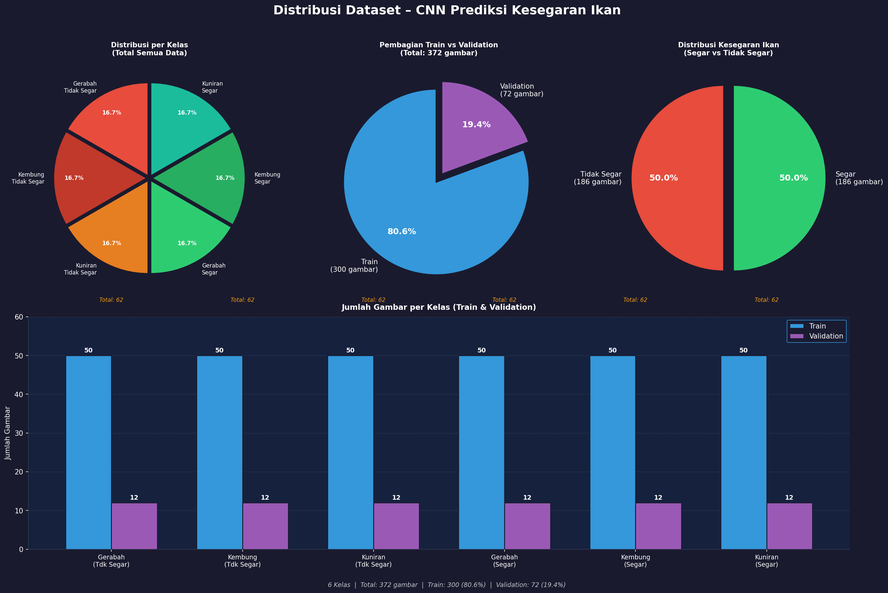
#> input picture dataset_distribution.png, 888 x 593 px, shrunk from 2665 x 1780 before the run
$ python combine_images.py
#> lines starting #> are read from the running program, lines starting #| are printed output that depends on the picture
import os
import matplotlib.pyplot as plt
import matplotlib.image as mpimg

# List gambar beserta judulnya
image_files = [
    ('dataset_distribution.png', '1. Dataset Overview'),
    ('sample_preprocessing.png', '2. Image Preprocessing'),
    ('data_augmentation.png', '3. Data Augmentation'),
    ('learning_curves.png', '4. Training Process'),
    ('model_evaluation.png', '5. Model Evaluation'),
    ('confusion_matrix.png', '6. Confusion Matrix Analysis'),
    ('roc_curve.png', '7. ROC Curve and AUC'),
    ('tflite_evaluation.png', '8. TensorFlow Lite Evaluation')
]

# Set ukuran kanvas besar
fig, axes = plt.subplots(4, 2, figsize=(20, 28))
fig.suptitle('Ringkasan Evaluasi Model CNN (Prediksi Ikan)', fontsize=32, fontweight='bold', y=0.98)

# Flatten axes agar mudah diiterasi
axes = axes.flatten()

# Loop untuk memasukkan setiap gambar ke subplot
for i, (filename, title) in enumerate(image_files):
    if os.path.exists(filename):
        img = mpimg.imread(filename)
#> img is the input picture: shape (593, 888, 4) float32; mean R, G, B, A 0.181, 0.24, 0.332, 1
        axes[i].imshow(img)
        axes[i].set_title(title, fontsize=20, pad=15)
        axes[i].axis('off')
    else:
        axes[i].text(0.5, 0.5, f"Image {filename} not found", ha='center', va='center', fontsize=15)
        axes[i].axis('off')

# Semua subplot terisi

plt.tight_layout(pad=3.0)
plt.subplots_adjust(top=0.95)

# Simpan hasil akhir
output_filename = 'combined_evaluation_summary.png'
plt.savefig(output_filename, dpi=300)
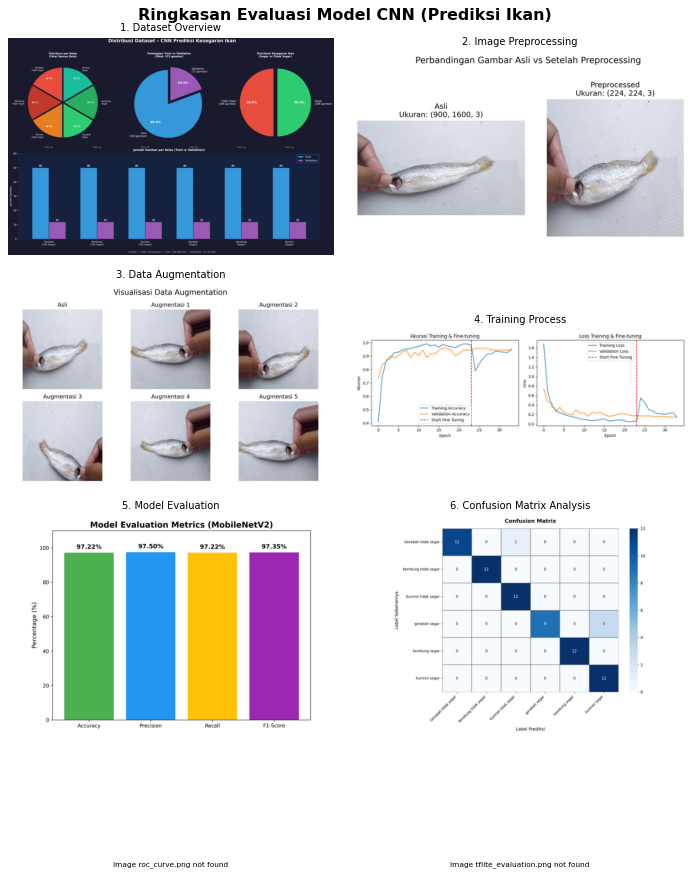
#> figure drawn by matplotlib, 6 panels
print(f"Berhasil menggabungkan gambar ke {output_filename}")
